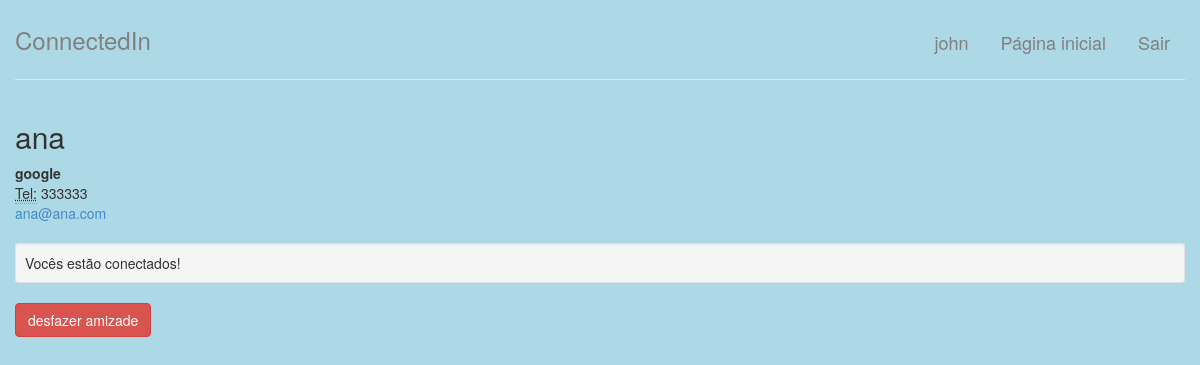
The app's page /perfil/2 (signed in) with its own data.
### perfis/models.py (models this page shows, shortened)
class Perfil(models.Model):
    nome = models.CharField(max_length=255, null=False)
    telefone = models.CharField(max_length=15, null=False)
    nome_empresa = models.CharField(max_length=255, null=False)
    contatos = models.ManyToManyField('self')
    usuario_id = models.OneToOneField(User, related_name='perfil',
                                   on_delete=models.CASCADE)
    @property
    def email(self):
        return self.usuario_id.email

### perfis/views.py (the view)
# urls.py: path('perfil/<int:perfil_id>', views.exibir, name='exibir'),
@login_required
def exibir(request, perfil_id):
    perfil = Perfil.objects.get(id=perfil_id)
    perfil_logado = get_perfil_logado(request)
    ja_eh_contato = perfil in perfil_logado.contatos.all()
    return render(request, 'perfil.html',
                  {'perfil': perfil,
                   'perfil_logado': get_perfil_logado(request),
                   'ja_eh_contato': ja_eh_contato})

### perfis/views.py (called while the page is built)
@login_required
def get_perfil_logado(request):
    return request.user.perfil

### perfis/templates/perfil.html (shortened to what this page needs)
{% extends "base.html" %}
{% block body %}
<div class="row">
    <div class="col-lg-12">
        <h2 style="margin-top:0">{{perfil.nome}}</h2>
        <address>
            <strong>{{perfil.nome_empresa}}</strong><br/>
            <abbr title="Telefone">Tel:</abbr> {{perfil.telefone}}<br/>
            <a href="mailto:{{perfil.email}}">{{perfil.email}}</a>
        </address>
        {% if ja_eh_contato %}
            <div class="well well-sm">Vocês estão conectados!</div>
            <a href="{% url 'desfazer_amizade' perfil.id %}" class="btn btn-danger poll-right"
               onclick="return confirm('Deseja excluir este contato?');">desfazer amizade</a>
        {% endif %}
    </div>
</div>
{% endblock %}

### perfis/templates/base.html (shortened to what this page needs)
{% load staticfiles %}
<!DOCTYPE html>
<html lang="pt">
    <head>
        <link href="{% static 'styles/bootstrap.css' %}" rel="stylesheet">
        <link href="{% static 'styles/main.css' %}" rel="stylesheet">
    </head>
    <body style="background-color:Lightblue;">
        <div class="col-lg-12">
            <div class="header">
                <ul class="nav nav-pills pull-right">
                    <li title="Perfil"><a href="{% url 'exibir' perfil_logado.id %}"><font color="gray" size="4px">{{ perfil_logado.nome }}</font></a></li>
                    <li><a href="{% url 'index' %}"><font color="gray" size="4px">Página inicial</font></a></li>
                    <li onclick="return confirm('Deseja sair do connectedIn?');"><a href="/logout/"><font color="gray" size="4px">Sair</font></a></li>
                </ul>
                <h3><font color="gray">ConnectedIn</font></h3>
            </div>
            <div class="row content">
                {% block body %}
                {% endblock %}
            </div>
        </div>
    </body>
</html>

### perfis/static/styles/main.css (style rules this page uses)
body { padding-top: 20px; padding-bottom: 20px; }
.header, .content, .footer { padding-left: 15px; padding-right: 15px; }
.header { border-bottom: 1px solid #e5e5e5; }
.header h3 { margin-top: 0; margin-bottom: 0; line-height: 40px; padding-bottom: 19px; }
.content { margin: 40px 0; }
@media screen and (min-width: 768px) { .header, .content, .footer { padding-left: 0; padding-right: 0; } }
@media screen and (min-width: 768px) { .header { margin-bottom: 30px; } }

### records on screen
Perfil: nome "john"
Perfil: nome "ana", nome_empresa "google", telefone "333333", email "ana@ana.com"
